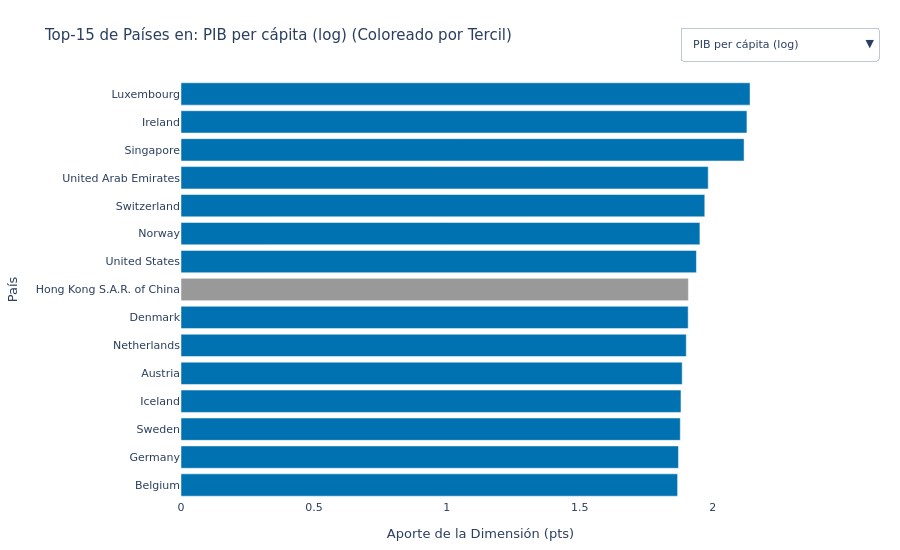

Source (notebook cell):
### Markdown cell above
### Gráfico 6 (Plotly): Exploración Dinámica del Top-15 por Dimensión con Selector
Permite examinar interactivamente los países líderes en cada uno de los seis indicadores del WHR 2024, verificando si el liderazgo es exclusivo del tercil superior o si participan países de otros terciles.

### Code cell
fig_plotly2 = go.Figure()
botones = []

for idx, col in enumerate(VAR_CONTRIBUCIONES):
    top15 = df_analisis.nlargest(15, col).sort_values(by=col, ascending=True)
    colores_top15 = [PALETA_TERCILES[t] for t in top15["tercil"]]
    
    visible = (idx == 0)
    fig_plotly2.add_trace(
        go.Bar(
            x=top15[col],
            y=top15["pais"],
            orientation='h',
            name=NOMBRES_ETIQUETAS[col],
            marker=dict(color=colores_top15),
            customdata=np.stack([top15["tercil"], top15["L"]], axis=-1),
            hovertemplate="<b>%{y}</b><br>" +
                          f"<b>{NOMBRES_ETIQUETAS[col]}:</b> " + "%{x:.2f} pts<br>" +
                          "<b>Tercil:</b> %{customdata[0]}<br>" +
                          "<b>Ladder Score (L):</b> %{customdata[1]:.2f}<extra></extra>",
            visible=visible
        )
    )
    
    visibilidad_boton = [False] * len(VAR_CONTRIBUCIONES)
    visibilidad_boton[idx] = True
    botones.append(
        dict(
            label=NOMBRES_ETIQUETAS[col],
            method="update",
            args=[{"visible": visibilidad_boton},
                  {"title": f"Top-15 de Países en: {NOMBRES_ETIQUETAS[col]} (Coloreado por Tercil)"}]
        )
    )

fig_plotly2.update_layout(
    updatemenus=[dict(
        active=0,
        buttons=botones,
        x=1.18, y=1.15,
        xanchor="right", yanchor="top",
        direction="down",
        pad={"r": 10, "t": 10},
        showactive=True
    )],
    title=f"Top-15 de Países en: {NOMBRES_ETIQUETAS[VAR_CONTRIBUCIONES[0]]} (Coloreado por Tercil)",
    xaxis=dict(title="Aporte de la Dimensión (pts)"),
    yaxis=dict(title="País"),
    height=550,
    margin=dict(l=150, r=40, t=80, b=50),
    font=dict(family="DejaVu Sans, Arial, sans-serif", size=11)
)

fig_plotly2.show()

### Figure 1 — Plotly figure (JSON) as saved in the notebook; plotly's stock layout.template omitted (floating-point values rounded to 4 significant figures)
{"data": [{"customdata": [["Superior", 6.894], ["Superior", 6.719], ["Superior", 7.344], ["Superior", 7.525], ["Superior", 6.905], ["Superior", 7.319], ["Superior", 7.583], ["Medio", 5.316], ["Superior", 6.725], ["Superior", 7.302], ["Superior", 7.06], ["Superior", 6.733], ["Superior", 6.523], ["Superior", 6.838], ["Superior", 7.122]], "hovertemplate": "<b>%{y}</b><br><b>PIB per cápita (log):</b> %{x:.2f} pts<br><b>Tercil:</b> %{customdata[0]}<br><b>Ladder Score (L):</b> %{customdata[1]:.2f}<extra></extra>", "marker": {"color": ["#0072B2", "#0072B2", "#0072B2", "#0072B2", "#0072B2", "#0072B2", "#0072B2", "#999999", "#0072B2", "#0072B2", "#0072B2", "#0072B2", "#0072B2", "#0072B2", "#0072B2"]}, "name": "PIB per cápita (log)", "orientation": "h", "type": "bar", "visible": true, "x": [1.868, 1.871, 1.878, 1.881, 1.885, 1.901, 1.908, 1.909, 1.939, 1.952, 1.97, 1.983, 2.118, 2.129, 2.141], "y": ["Belgium", "Germany", "Sweden", "Iceland", "Austria", "Netherlands", "Denmark", "Hong Kong S.A.R. of China", "United States", "Norway", "Switzerland", "United Arab Emirates", "Singapore", "Ireland", "Luxembourg"]}, {"customdata": [["Medio", 5.714], ["Superior", 7.344], ["Superior", 6.743], ["Superior", 6.234], ["Medio", 5.696], ["Superior", 6.822], ["Superior", 7.341], ["Superior", 7.302], ["Superior", 7.583], ["Superior", 7.029], ["Superior", 6.448], ["Medio", 6.017], ["Superior", 6.257], ["Superior", 7.741], ["Superior", 7.525]], "hovertemplate": "<b>%{y}</b><br><b>Apoyo social:</b> %{x:.2f} pts<br><b>Tercil:</b> %{customdata[0]}<br><b>Ladder Score (L):</b> %{customdata[1]:.2f}<extra></extra>", "marker": {"color": ["#999999", "#0072B2", "#0072B2", "#0072B2", "#999999", "#0072B2", "#0072B2", "#0072B2", "#0072B2", "#0072B2", "#0072B2", "#999999", "#0072B2", "#0072B2", "#0072B2"]}, "name": "Apoyo social", "orientation": "h", "type": "bar", "visible": false, "x": [1.477, 1.501, 1.502, 1.508, 1.511, 1.511, 1.513, 1.517, 1.52, 1.527, 1.527, 1.528, 1.54, 1.572, 1.617], "y": ["Kyrgyzstan", "Sweden", "Slovenia", "Latvia", "Mongolia", "Czechia", "Israel", "Norway", "Denmark", "New Zealand", "Estonia", "Hungary", "Slovakia", "Finland", "Iceland"]}, {"customdata": [["Superior", 7.319], ["Superior", 6.346], ["Superior", 7.122], ["Superior", 7.525], ["Superior", 6.324], ["Superior", 7.344], ["Superior", 6.609], ["Superior", 6.421], ["Superior", 7.341], ["Medio", 6.068], ["Superior", 7.06], ["Superior", 6.523], ["Medio", 6.058], ["Medio", 6.06], ["Medio", 5.316]], "hovertemplate": "<b>%{y}</b><br><b>Esperanza de vida saludable:</b> %{x:.2f} pts<br><b>Tercil:</b> %{customdata[0]}<br><b>Ladder Score (L):</b> %{customdata[1]:.2f}<extra></extra>", "marker": {"color": ["#0072B2", "#0072B2", "#0072B2", "#0072B2", "#0072B2", "#0072B2", "#0072B2", "#0072B2", "#0072B2", "#999999", "#0072B2", "#0072B2", "#999999", "#999999", "#999999"]}, "name": "Esperanza de vida saludable", "orientation": "h", "type": "bar", "visible": false, "x": [0.7059, 0.7066, 0.7076, 0.7183, 0.7197, 0.7239, 0.7273, 0.7294, 0.7398, 0.744, 0.7467, 0.7689, 0.7696, 0.7848, 0.8573], "y": ["Netherlands", "Malta", "Luxembourg", "Iceland", "Italy", "Sweden", "France", "Spain", "Israel", "Cyprus", "Switzerland", "Singapore", "South Korea", "Japan", "Hong Kong S.A.R. of China"]}, {"customdata": [["Superior", 6.448], ["Superior", 6.733], ["Superior", 6.469], ["Superior", 7.525], ["Superior", 7.583], ["Medio", 6.048], ["Superior", 6.951], ["Medio", 5.975], ["Medio", 5.714], ["Superior", 6.195], ["Superior", 7.302], ["Superior", 7.344], ["Medio", 6.043], ["Superior", 7.741], ["Inferior", 4.341]], "hovertemplate": "<b>%{y}</b><br><b>Libertad para decidir:</b> %{x:.2f} pts<br><b>Tercil:</b> %{customdata[0]}<br><b>Ladder Score (L):</b> %{customdata[1]:.2f}<extra></extra>", "marker": {"color": ["#0072B2", "#0072B2", "#0072B2", "#0072B2", "#0072B2", "#999999", "#0072B2", "#999999", "#999999", "#0072B2", "#0072B2", "#0072B2", "#999999", "#0072B2", "#D55E00"]}, "name": "Libertad para decidir", "orientation": "h", "type": "bar", "visible": false, "x": [0.8054, 0.815, 0.816, 0.8185, 0.8227, 0.8263, 0.8266, 0.8285, 0.8343, 0.835, 0.8354, 0.8383, 0.8426, 0.8593, 0.8633], "y": ["Estonia", "United Arab Emirates", "El Salvador", "Iceland", "Denmark", "Philippines", "Kuwait", "Malaysia", "Kyrgyzstan", "Uzbekistan", "Norway", "Sweden", "Vietnam", "Finland", "Cambodia"]}, {"customdata": [["Medio", 5.696], ["Medio", 5.877], ["Superior", 7.319], ["Superior", 6.346], ["Superior", 6.195], ["Superior", 6.561], ["Superior", 7.525], ["Superior", 6.749], ["Inferior", 3.861], ["Inferior", 4.47], ["Medio", 5.976], ["Inferior", 4.873], ["Inferior", 4.485], ["Medio", 5.568], ["Inferior", 4.354]], "hovertemplate": "<b>%{y}</b><br><b>Generosidad:</b> %{x:.2f} pts<br><b>Tercil:</b> %{customdata[0]}<br><b>Ladder Score (L):</b> %{customdata[1]:.2f}<extra></extra>", "marker": {"color": ["#999999", "#999999", "#0072B2", "#0072B2", "#0072B2", "#0072B2", "#0072B2", "#0072B2", "#D55E00", "#D55E00", "#999999", "#D55E00", "#D55E00", "#999999", "#D55E00"]}, "name": "Generosidad", "orientation": "h", "type": "bar", "visible": false, "x": [0.2368, 0.2464, 0.2474, 0.25, 0.2515, 0.2538, 0.2583, 0.2666, 0.2703, 0.2815, 0.2826, 0.2854, 0.3243, 0.3992, 0.4008], "y": ["Mongolia", "Bosnia and Herzegovina", "Netherlands", "Malta", "Uzbekistan", "Kosovo", "Iceland", "United Kingdom", "Ethiopia", "Kenya", "Thailand", "Ukraine", "Gambia", "Indonesia", "Myanmar"]}, {"customdata": [["Superior", 6.749], ["Superior", 6.719], ["Superior", 6.9], ["Superior", 7.319], ["Superior", 6.448], ["Medio", 5.316], ["Superior", 6.838], ["Superior", 7.122], ["Superior", 7.029], ["Superior", 7.302], ["Superior", 7.06], ["Superior", 7.344], ["Superior", 7.741], ["Superior", 7.583], ["Superior", 6.523]], "hovertemplate": "<b>%{y}</b><br><b>Percepción de corrupción:</b> %{x:.2f} pts<br><b>Tercil:</b> %{customdata[0]}<br><b>Ladder Score (L):</b> %{customdata[1]:.2f}<extra></extra>", "marker": {"color": ["#0072B2", "#0072B2", "#0072B2", "#0072B2", "#0072B2", "#999999", "#0072B2", "#0072B2", "#0072B2", "#0072B2", "#0072B2", "#0072B2", "#0072B2", "#0072B2", "#0072B2"]}, "name": "Percepción de corrupción", "orientation": "h", "type": "bar", "visible": false, "x": [0.3513, 0.3678, 0.3682, 0.3724, 0.4015, 0.4016, 0.4181, 0.4324, 0.4802, 0.4839, 0.4976, 0.5238, 0.5462, 0.5484, 0.5751], "y": ["United Kingdom", "Germany", "Canada", "Netherlands", "Estonia", "Hong Kong S.A.R. of China", "Ireland", "Luxembourg", "New Zealand", "Norway", "Switzerland", "Sweden", "Finland", "Denmark", "Singapore"]}], "layout": {"font": {"family": "DejaVu Sans, Arial, sans-serif", "size": 11}, "height": 550, "margin": {"b": 50, "l": 150, "r": 40, "t": 80}, "title": {"text": "Top-15 de Países en: PIB per cápita (log) (Coloreado por Tercil)"}, "updatemenus": [{"active": 0, "buttons": [{"args": [{"visible": [true, false, false, false, false, false]}, {"title": "Top-15 de Países en: PIB per cápita (log) (Coloreado por Tercil)"}], "label": "PIB per cápita (log)", "method": "update"}, {"args": [{"visible": [false, true, false, false, false, false]}, {"title": "Top-15 de Países en: Apoyo social (Coloreado por Tercil)"}], "label": "Apoyo social", "method": "update"}, {"args": [{"visible": [false, false, true, false, false, false]}, {"title": "Top-15 de Países en: Esperanza de vida saludable (Coloreado por Tercil)"}], "label": "Esperanza de vida saludable", "method": "update"}, {"args": [{"visible": [false, false, false, true, false, false]}, {"title": "Top-15 de Países en: Libertad para decidir (Coloreado por Tercil)"}], "label": "Libertad para decidir", "method": "update"}, {"args": [{"visible": [false, false, false, false, true, false]}, {"title": "Top-15 de Países en: Generosidad (Coloreado por Tercil)"}], "label": "Generosidad", "method": "update"}, {"args": [{"visible": [false, false, false, false, false, true]}, {"title": "Top-15 de Países en: Percepción de corrupción (Coloreado por Tercil)"}], "label": "Percepción de corrupción", "method": "update"}], "direction": "down", "pad": {"r": 10, "t": 10}, "showactive": true, "x": 1.18, "xanchor": "right", "y": 1.15, "yanchor": "top"}], "xaxis": {"title": {"text": "Aporte de la Dimensión (pts)"}}, "yaxis": {"title": {"text": "País"}}}}
